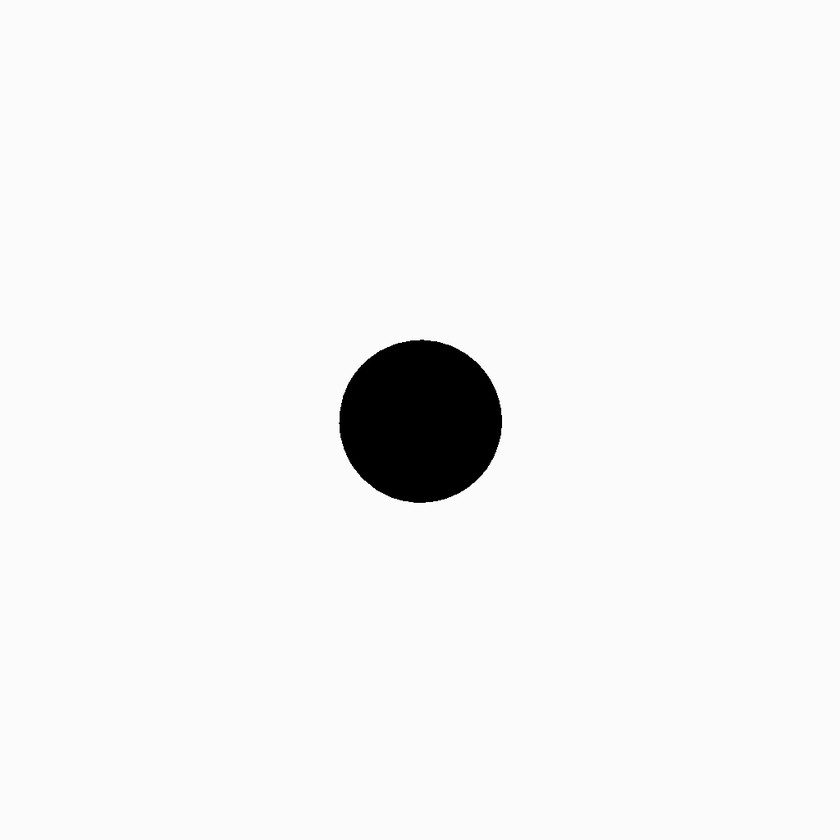
#> input picture 183DASimul/controllers/altino_controller/get_angle/x0_z0.png, 840 x 840 px, shrunk from 1024 x 1024 before the run
$ jupyter execute get_angle.ipynb
#> lines starting #> are read from the running program, lines starting #| are printed output that depends on the picture; after the words box and inside, x2 and y2 are one past the last pixel; in counts of white or black regions, pixels touching at a corner belong together
[cell 1]
import numpy as np
import cv2 as cv
from matplotlib import pyplot as plt
import skimage
import skimage.transform

disc_ecc_ratio = 1.2630053228734255

[cell 2]
img = cv.imread('get_angle/x0_z0.png',0)
#> img is the input picture: shape (840, 840); min 0, max 255, mean 243.6

plt.imshow(img,cmap = 'gray')
edges = cv.Canny(img,100,200)
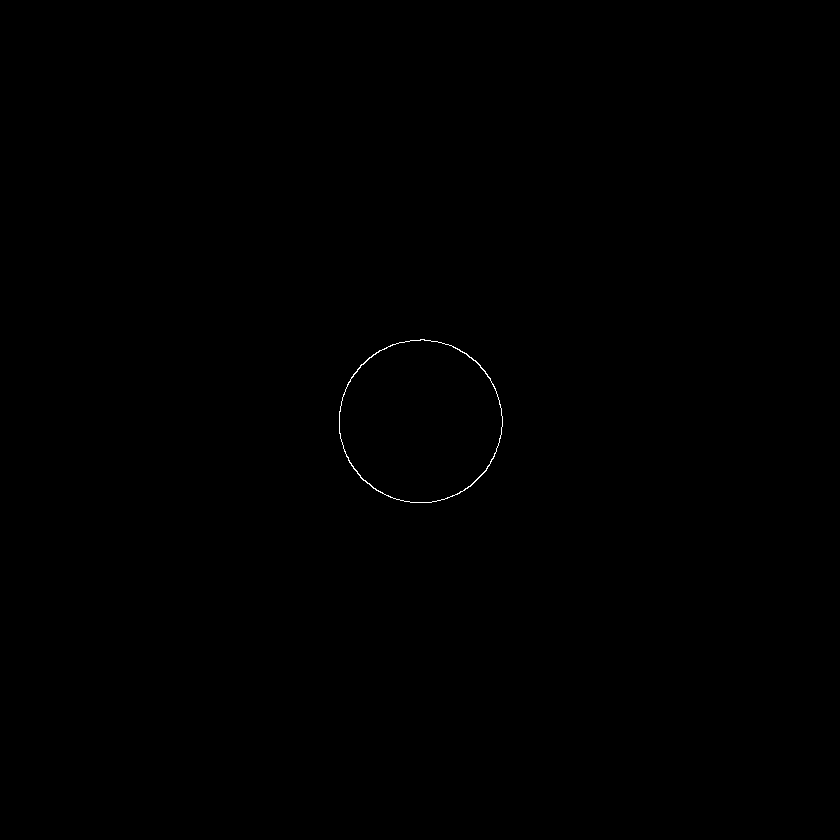
#> edges: shape (840, 840); 0.08% white in thin lines or dots, all inside (x1, y1, x2, y2) = (339, 339, 503, 503)

[cell 3]
plt.figure(figsize=(14,7))
plt.subplot(121),plt.imshow(img,cmap = 'gray')
plt.title('Original Image'), plt.xticks([]), plt.yticks([])
plt.subplot(122),plt.imshow(edges,cmap = 'gray')
plt.title('Edge Image'), plt.xticks([]), plt.yticks([])
plt.show()
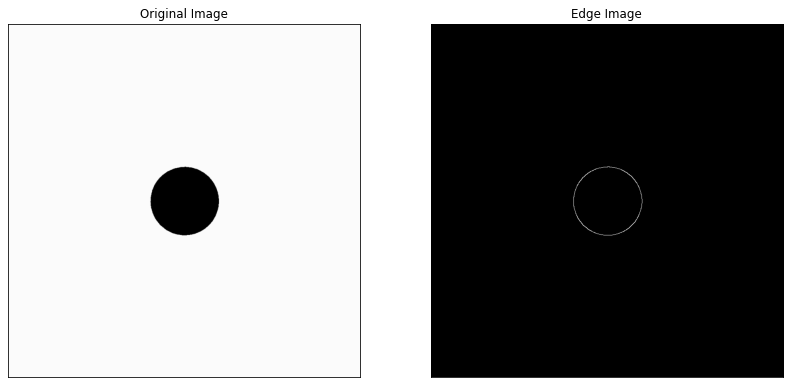
#> figure drawn by matplotlib, 2 panels

[cell 4]
boundary = np.argwhere(edges != 0)
#> boundary = 599 pairs, first value 339 to 502, second value 339 to 502
disc_bounds = cv.fitEllipse(boundary)
#> disc_bounds = ((420.9, 420.1), (162.5, 162.7), 20.92)

$ run again, with 183DASimul/controllers/altino_controller/get_angle/x-0.15_z0.png copied over 183DASimul/controllers/altino_controller/get_angle/x0_z0.png
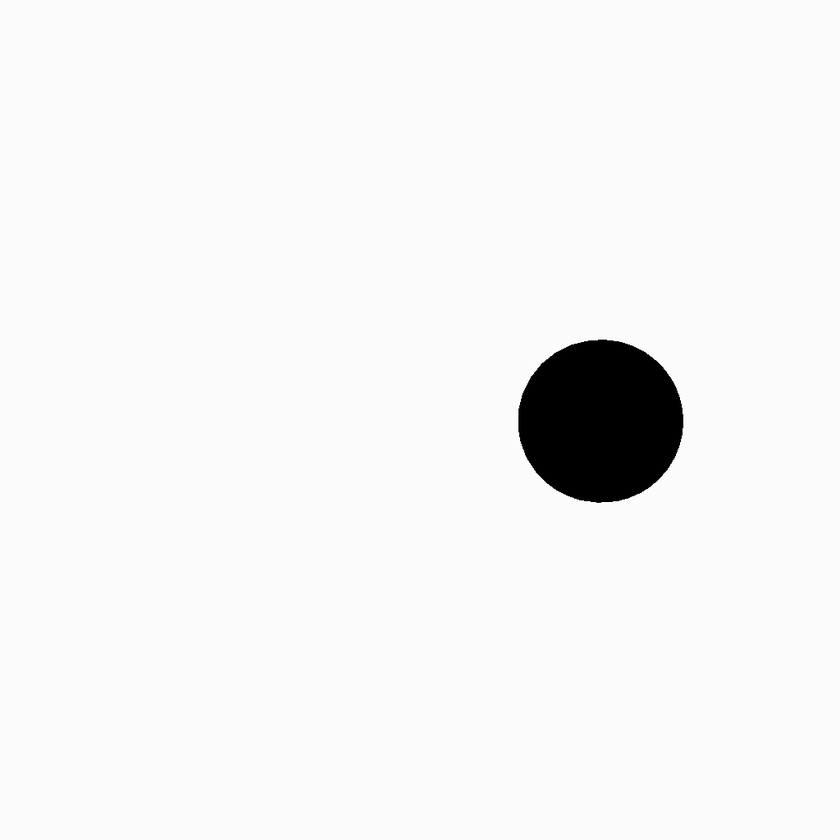
#> input picture 183DASimul/controllers/altino_controller/get_angle/x-0.15_z0.png, 840 x 840 px, shrunk from 1024 x 1024 before the run
#> img is the input picture: shape (840, 840); min 0, max 255, mean 243.5
#> `edges = cv.Canny(img,100,200)`:
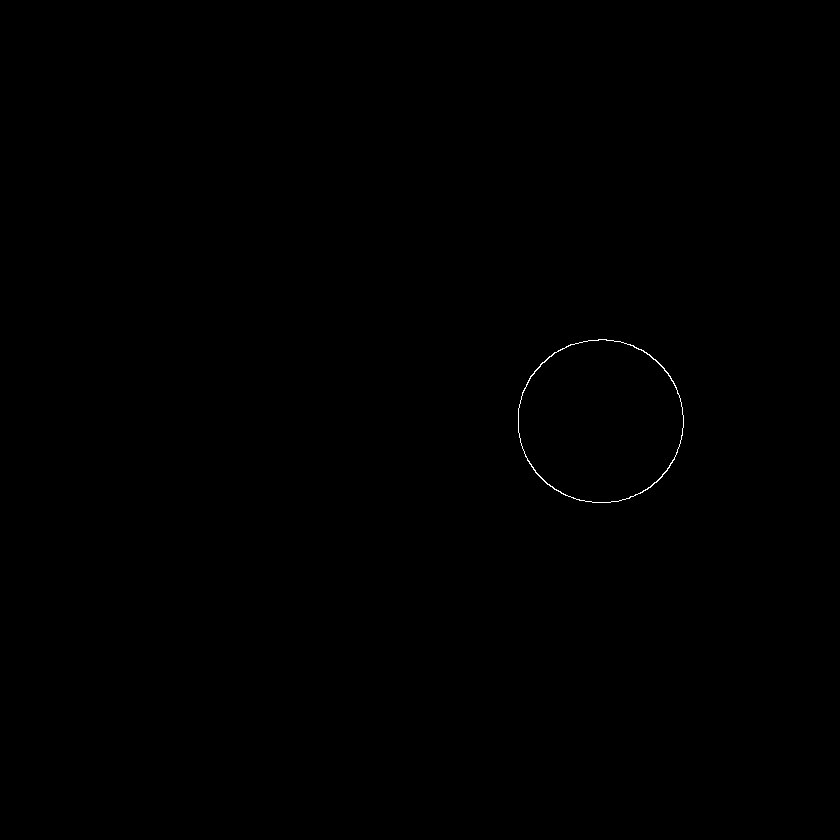
#> edges: shape (840, 840); 0.09% white in thin lines or dots, all inside (x1, y1, x2, y2) = (518, 339, 684, 503)
#> `plt.show()`:
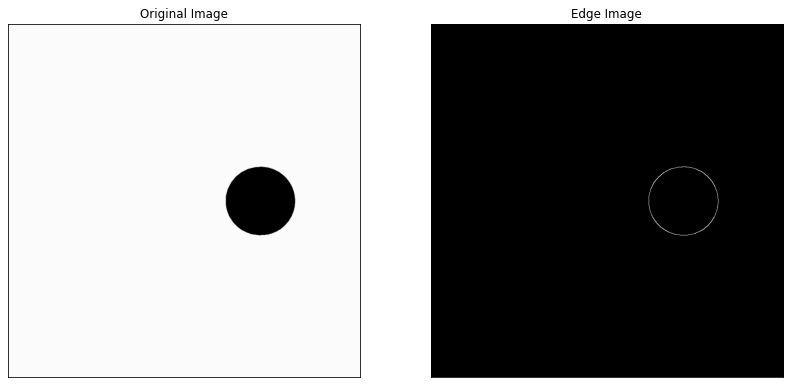
#> figure drawn by matplotlib, 2 panels
#> boundary = 609 pairs, first value 339 to 502, second value 518 to 683
#> disc_bounds = ((420.8, 600.2), (163, 165.3), 177.8)

$ run again, with 183DASimul/controllers/altino_controller/get_angle/x0.15_z0.png copied over 183DASimul/controllers/altino_controller/get_angle/x0_z0.png
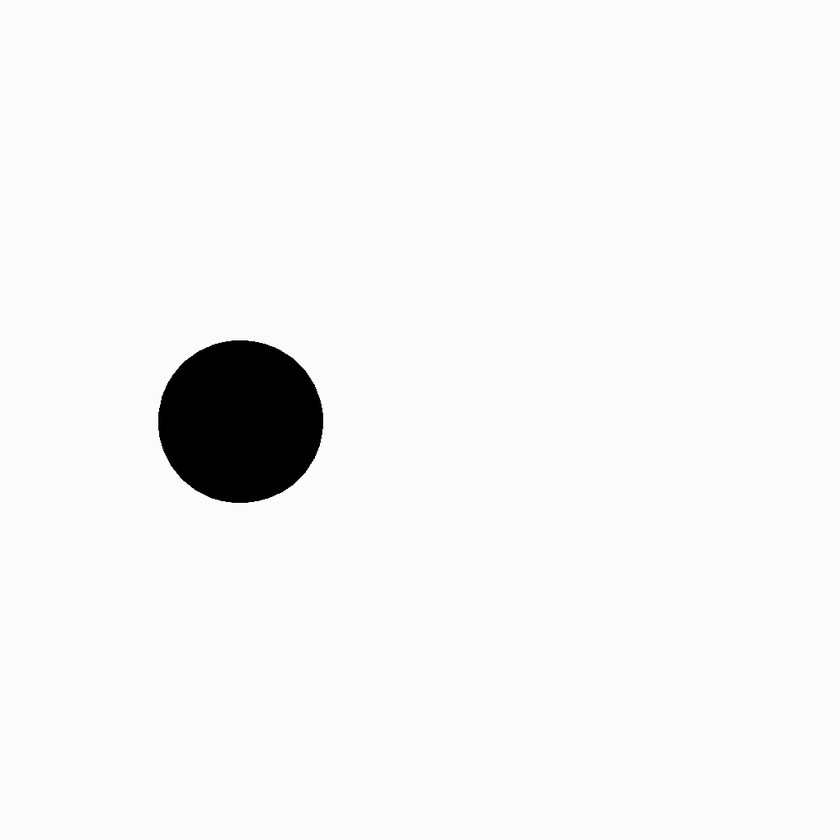
#> input picture 183DASimul/controllers/altino_controller/get_angle/x0.15_z0.png, 840 x 840 px, shrunk from 1024 x 1024 before the run
#> img is the input picture: shape (840, 840); min 0, max 255, mean 243.5
#> `edges = cv.Canny(img,100,200)`:
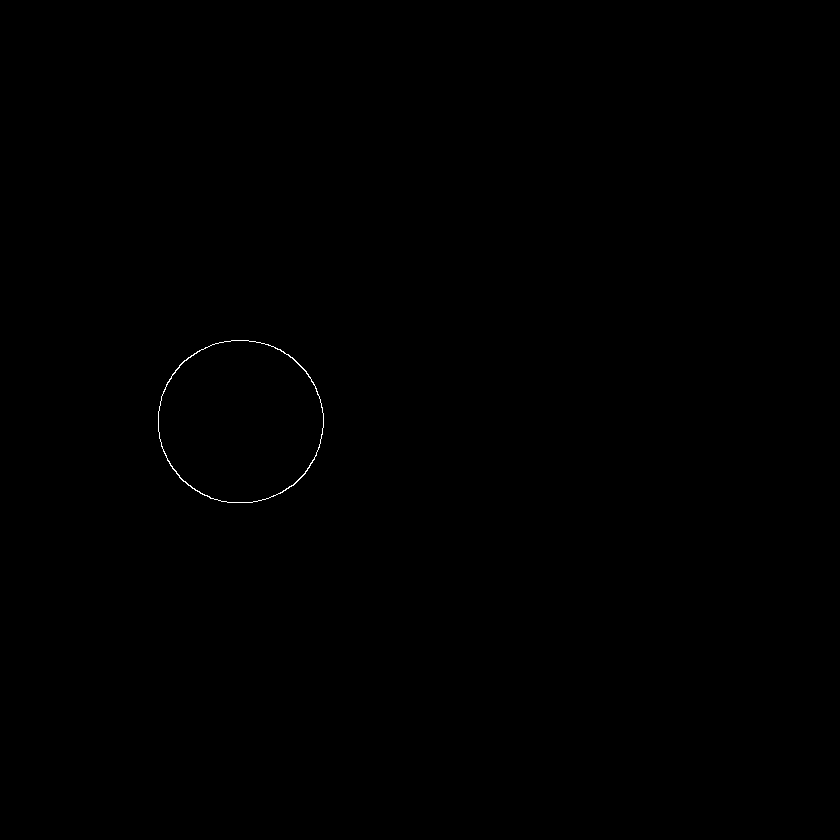
#> edges: shape (840, 840); 0.09% white in thin lines or dots, all inside (x1, y1, x2, y2) = (158, 340, 324, 503)
#> `plt.show()`:
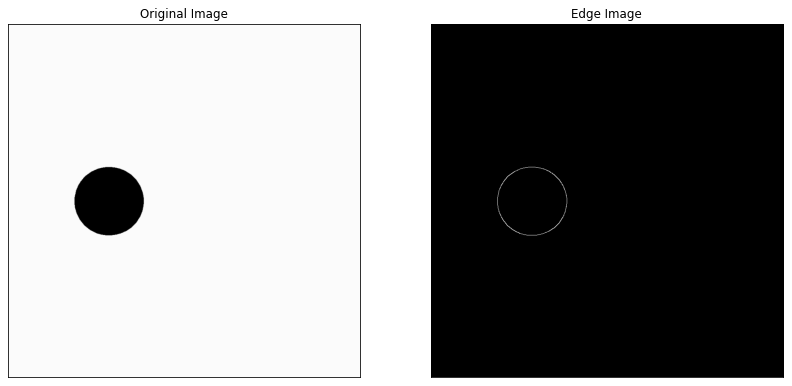
#> figure drawn by matplotlib, 2 panels
#> boundary = 602 pairs, first value 340 to 502, second value 158 to 323
#> disc_bounds = ((421.1, 240.2), (162.8, 165.1), 176.5)

$ run again, with 183DASimul/controllers/altino_controller/get_angle/x0_z-0.15.png copied over 183DASimul/controllers/altino_controller/get_angle/x0_z0.png
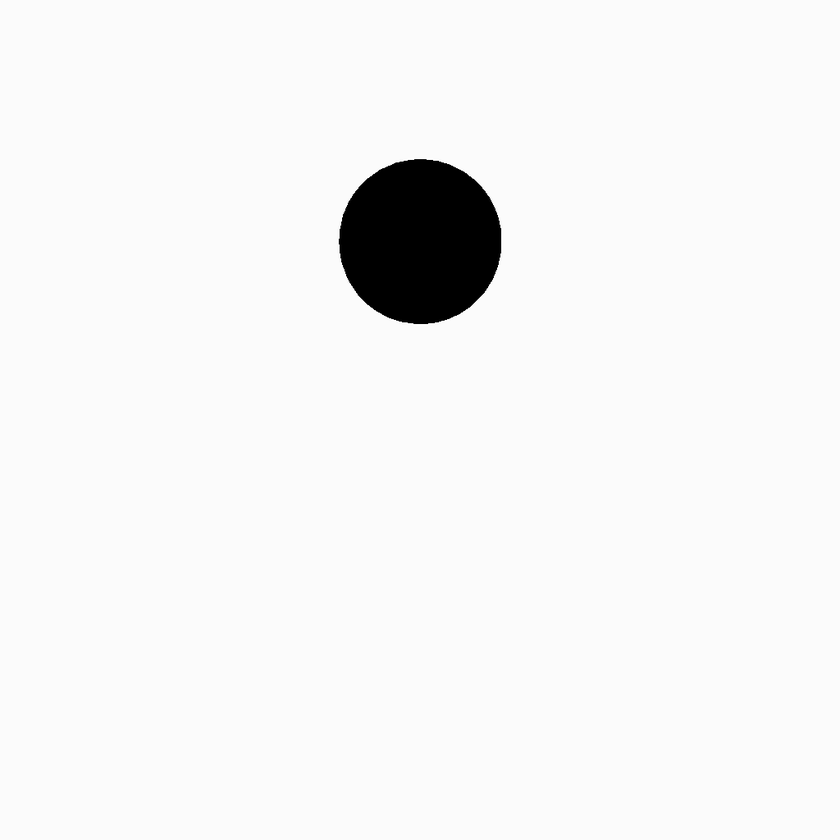
#> input picture 183DASimul/controllers/altino_controller/get_angle/x0_z-0.15.png, 840 x 840 px, shrunk from 1024 x 1024 before the run
#> img is the input picture: shape (840, 840); min 0, max 255, mean 243.5
#> `edges = cv.Canny(img,100,200)`:
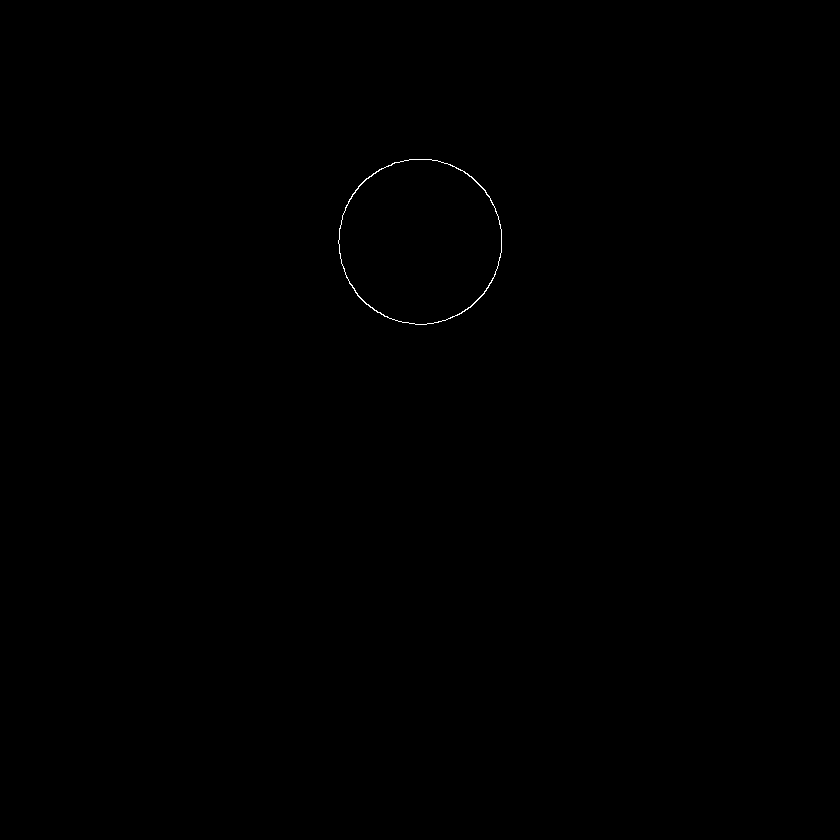
#> edges: shape (840, 840); 0.09% white in thin lines or dots, all inside (x1, y1, x2, y2) = (338, 159, 502, 325)
#> `plt.show()`:
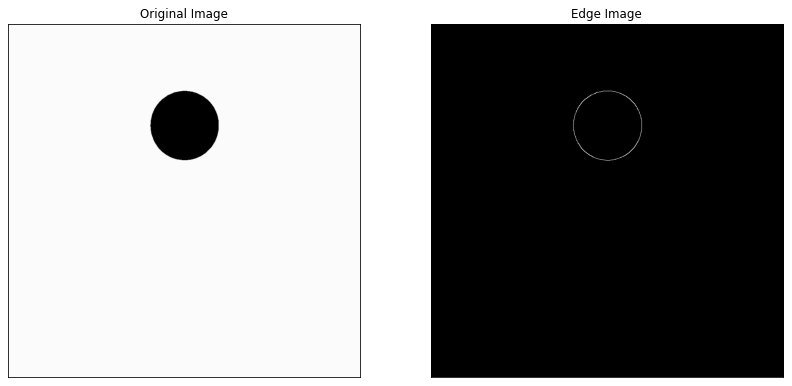
#> figure drawn by matplotlib, 2 panels
#> boundary = 603 pairs, first value 159 to 324, second value 338 to 501
#> disc_bounds = ((241.1, 419.8), (162.8, 165), 89.45)
